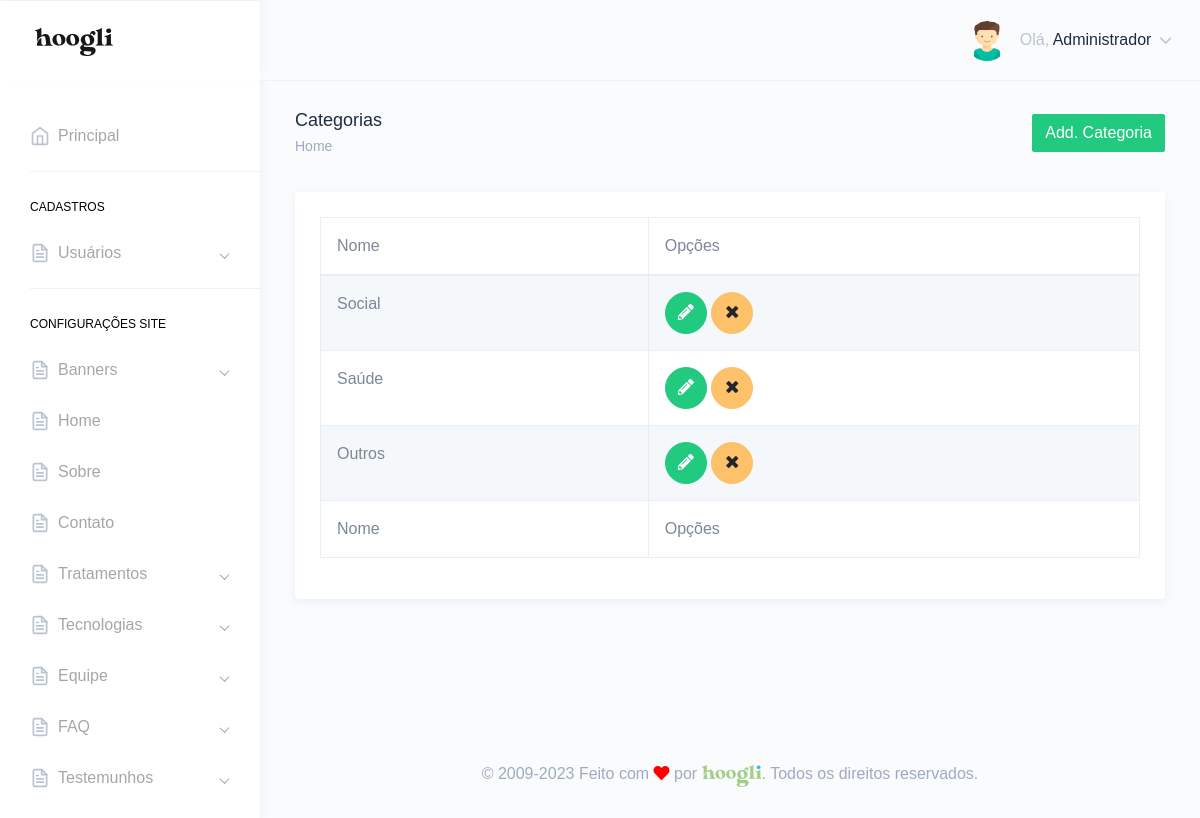
Page /painel/categorias.php (signed in) on the committed database.
### tables this page shows
CREATE TABLE `tbl_usuarios` (
  `id` int NOT NULL,
  `nome` varchar(250) DEFAULT NULL,
  `email` varchar(250) DEFAULT NULL,
  `telefone` varchar(250) DEFAULT NULL,
  `endereco` varchar(250) DEFAULT NULL,
  `cpf` varchar(100) DEFAULT NULL,
  `login` varchar(100) DEFAULT NULL,
  `senha` varchar(100) DEFAULT NULL,
  `foto` varchar(250) DEFAULT NULL,
  `id_cargo` int DEFAULT NULL,
  `sexo` varchar(2) DEFAULT NULL,
  `perm_cad_usuario` varchar(2) DEFAULT NULL,
  `perm_relatorio` varchar(2) DEFAULT NULL,
  `perm_add_usuario` varchar(2) DEFAULT NULL,
  `perm_edit_usuario` varchar(2) DEFAULT NULL,
  `perm_del_usuario` varchar(2) DEFAULT NULL,
  `perm_cad_contato` varchar(2) DEFAULT NULL,
  `perm_edit_contato` varchar(2) DEFAULT NULL,
  `perm_del_contato` varchar(2) DEFAULT NULL,
  `perm_edit_contato_nf` varchar(3) DEFAULT NULL,
  `perm_pag_principal_rm` varchar(2) DEFAULT NULL,
  `perm_pag_principal_uc` varchar(2) DEFAULT NULL,
  `admin_geral` varchar(2) DEFAULT NULL,
  `data_frase` date DEFAULT NULL,
  `id_frase` int DEFAULT NULL,
  `frase_lida` varchar(2) DEFAULT NULL
);

CREATE TABLE `tbl_categoria` (
  `id` int NOT NULL,
  `nome` varchar(250) DEFAULT NULL,
  `foto` varchar(250) DEFAULT NULL,
  `url_amigavel` varchar(250) DEFAULT NULL
);

### Connection/con-pdo.php (called while the page is built, shortened)
<?php
$conInstanciada = '';
if(empty($conInstanciada)) {
	class Conexao {
		private static $pdo;
		public static function getInstance() {
		if (!isset(self::$pdo)) {
		 try {
		  $opcoes = array(PDO::MYSQL_ATTR_INIT_COMMAND => 'SET NAMES utf8', PDO::ATTR_PERSISTENT => TRUE);
		  self::$pdo = new PDO("mysql:host=" . HOST . "; dbname=" . DBNAME . "; charset=" . CHARSET . ";", USER, PASSWORD, $opcoes);
		  self::$pdo->setAttribute(PDO::ATTR_ERRMODE, PDO::ERRMODE_EXCEPTION);
		 } catch (PDOException $e) {
		  print "Erro: " . $e->getMessage();
		 }
		}
		return self::$pdo;
		}
	}
}

### Class/acesso.class.php (called while the page is built, shortened)
<?php
$AcessoInstanciada = '';
if(empty($AcessoInstanciada)) {
	if(file_exists('Connection/conexao.php')) {
		require_once('Connection/con-pdo.php');
		require_once('Class/funcoes.php');
	} else {
		require_once('../Connection/con-pdo.php');
		require_once('../Class/funcoes.php');
	}
	class Acesso {
		private $pdo = null;
		private static $Acesso = null;
		private function __construct($conexao){
			$this->pdo = $conexao;
		}
		public static function getInstance($conexao){
			if (!isset(self::$Acesso)):
				self::$Acesso = new Acesso($conexao);
			endif;
			return self::$Acesso;
		}
		function rsDados($id='', $idCargo='', $orderBy='', $limite='') {
			$sqlLimite = '';
			$sqlOrdem = '';
			$sql = '';
			$nCampos = 0;
			if(!empty($id)) {
				$sql .= " and id = ?";
				$nCampos++;
				$campo[$nCampos] = $id;
			}
			try{
				$sql = "SELECT * FROM tbl_usuarios where 1=1 $sql $sqlOrdem $sqlLimite";
				$stm = $this->pdo->prepare($sql);
				for($i=1; $i<=$nCampos; $i++) {
					$stm->bindValue($i, $campo[$i]);
				}
				$stm->execute();
				$rsDados = $stm->fetchAll(PDO::FETCH_OBJ);
				if($id <> '' or $limite == 1) {
					return($rsDados[0]);
				} else {
					return($rsDados);
				}
			} catch(PDOException $erro){
				echo $erro->getMessage();
			}
		}
	}
}

### painel/verifica.php (called while the page is built, shortened)
<?php
include "../Class/acesso.class.php";
$verificaRestrito = Acesso::getInstance(Conexao::getInstance());
include "../Class/categorias.class.php";
$categorias = Categorias::getInstance(Conexao::getInstance());
$verificaRestrito->restritoAdmin();
$dadosUsuarioLogado = $verificaRestrito->rsDados($_SESSION['dadosLogado']->id);
?>

### Class/funcoes.php (called while the page is built, shortened)
<?php
  function icone_genero($genero) {
    switch ($genero) {
      case "M": return "assets/images/avatars/boy.svg"; break;
    }
  }
?>

### Class/categorias.class.php (called while the page is built, shortened)
<?php
$CategoriasInstanciada = '';
if(empty($CategoriasInstanciada)) {
	if(file_exists('Connection/conexao.php')) {
		require_once('Connection/con-pdo.php');
		require_once('Class/funcoes.php');
	} else {
		require_once('../Connection/con-pdo.php');
		require_once('../Class/funcoes.php');
	}
	class Categorias {
		private $pdo = null;
		private static $Categorias = null;
		private function __construct($conexao){
			$this->pdo = $conexao;
		}
		public static function getInstance($conexao){
			if (!isset(self::$Categorias)):
				self::$Categorias = new Categorias($conexao);
			endif;
			return self::$Categorias;
		}
		function rsDados($id='', $orderBy='', $limite='', $url_amigavel='') {
			$nCampos = 0;
			$sql = '';
			$sqlOrdem = '';
			$sqlLimite = '';
			try{
				$sql = "SELECT * FROM tbl_categoria where 1=1 $sql $sqlOrdem $sqlLimite";
				$stm = $this->pdo->prepare($sql);
				for($i=1; $i<=$nCampos; $i++) {
					$stm->bindValue($i, $campo[$i]);
				}
				$stm->execute();
				$rsDados = $stm->fetchAll(PDO::FETCH_OBJ);
				if($id <> '' or $limite == 1) {
					return($rsDados[0]);
				} else {
					return($rsDados);
				}
			} catch(PDOException $erro){
				echo $erro->getMessage();
			}
		}
	}
}

### painel/categorias.php (the view, shortened to what this page needs)
<?php include "verifica.php";
$puxaCategorias = $categorias->rsDados();
?>
<!DOCTYPE html>
<html dir="ltr" lang="pt-br">
<head>
    <link href="dist/css/style.min.css" rel="stylesheet">
</head>
<body>
    <div id="main-wrapper" data-theme="light" data-layout="vertical" data-navbarbg="skin6" data-sidebartype="full" data-sidebar-position="fixed" data-header-position="fixed" data-boxed-layout="full">
      <?php include "header.php";?>
       <?php include "inc-menu-lateral.php";?>
        <div class="page-wrapper">
            <div class="page-breadcrumb">
                <div class="row">
                    <div class="col-7 align-self-center">
                        <h4 class="page-title text-truncate text-dark font-weight-medium mb-1">Categorias</h4>
                        <div class="d-flex align-items-center">
                            <nav aria-label="breadcrumb">
                                <ol class="breadcrumb m-0 p-0">
                                    <li class="breadcrumb-item"><a href="." class="text-muted">Home</a></li>
                                </ol>
                            </nav>
                        </div>
                    </div>
                    <div class="col-5 align-self-center">
                        <a href="add-categoria.php" class="btn btn-success float-right">Add. Categoria</a>
                    </div>
                </div>
            </div>
            <div class="container-fluid">
                <div class="row">
                    <div class="col-12">
                        <div class="card">
                            <div class="card-body">
                                <div class="table-responsive">
                                    <table id="zero_config" class="table table-striped table-bordered no-wrap">
                                        <thead>
                                            <tr>
                                                <th>Nome</th>
                                                <th>Opções</th>
                                            </tr>
                                        </thead>
                                        <tbody>
                                            <?php
                                            if(count($puxaCategorias) > 0){
                                            foreach($puxaCategorias as $categoria){?>
                                            <tr>
                                                <td><?php echo $categoria->nome;?></td>
                                                <td>
                                                    <a href="editar-categoria.php?id=<?php echo $categoria->id;?>" class="btn btn-success btn-circle"><i class="fas fa-pencil-alt"></i></a>
                                                    <a href="categorias.php?id=<?php echo $categoria->id;?>&acao=excluirCategoria" class="btn btn-warning btn-circle"><i class="fa fa-times"></i></a>
                                                </td>
                                            </tr>
                                            <?php } }?>
                                        </tbody>
                                        <tfoot>
                                            <tr>
                                                <th>Nome</th>
                                                <th>Opções</th>
                                            </tr>
                                        </tfoot>
                                    </table>
                                </div>
                            </div>
                        </div>
                    </div>
                </div>
            </div>
        <?php include "footer.php";?>
        </div>
    </div>
</body>
</html>

### painel/header.php (shortened to what this page needs)
<header class="topbar" data-navbarbg="skin6">
            <nav class="navbar top-navbar navbar-expand-md">
                <div class="navbar-header" data-logobg="skin6">
                    <div class="navbar-brand">
                        <a href=".">
                            <span class="logo-text">
                                <img src="assets/images/hoogli_logo.png" alt="homepage" class="dark-logo" />
                            </span>
                        </a>
                    </div>
                </div>
                <div class="navbar-collapse collapse" id="navbarSupportedContent">
                    <ul class="navbar-nav float-right">
                        <li class="nav-item dropdown">
                            <a class="nav-link dropdown-toggle" href="javascript:void(0)" data-toggle="dropdown"
                                aria-haspopup="true" aria-expanded="false">
                                <?php if(!empty($dadosUsuarioLogado->foto)){?>
                                <img src="../img/<?php echo $dadosUsuarioLogado->foto;?>" alt="<?php echo $dadosUsuarioLogado->nome;?>" class="rounded-circle" width="40">
                                <?php }else{?>
                                <img src="<?php echo icone_genero($dadosUsuarioLogado->sexo);?>" alt="<?php echo $dadosUsuarioLogado->nome;?>" class="rounded-circle" width="40">
                                <?php }?>
                                <span class="ml-2 d-none d-lg-inline-block"><span>Olá,</span> <span
                                        class="text-dark"><?php echo $dadosUsuarioLogado->nome;?></span> <i data-feather="chevron-down"
                                        class="svg-icon"></i></span>
                            </a>
                        </li>
                    </ul>
                </div>
            </nav>
        </header>

### rows in the picture
tbl_usuarios: nome "Administrador"
tbl_categoria: nome "Social"
tbl_categoria: nome "Saúde"
tbl_categoria: nome "Outros"
